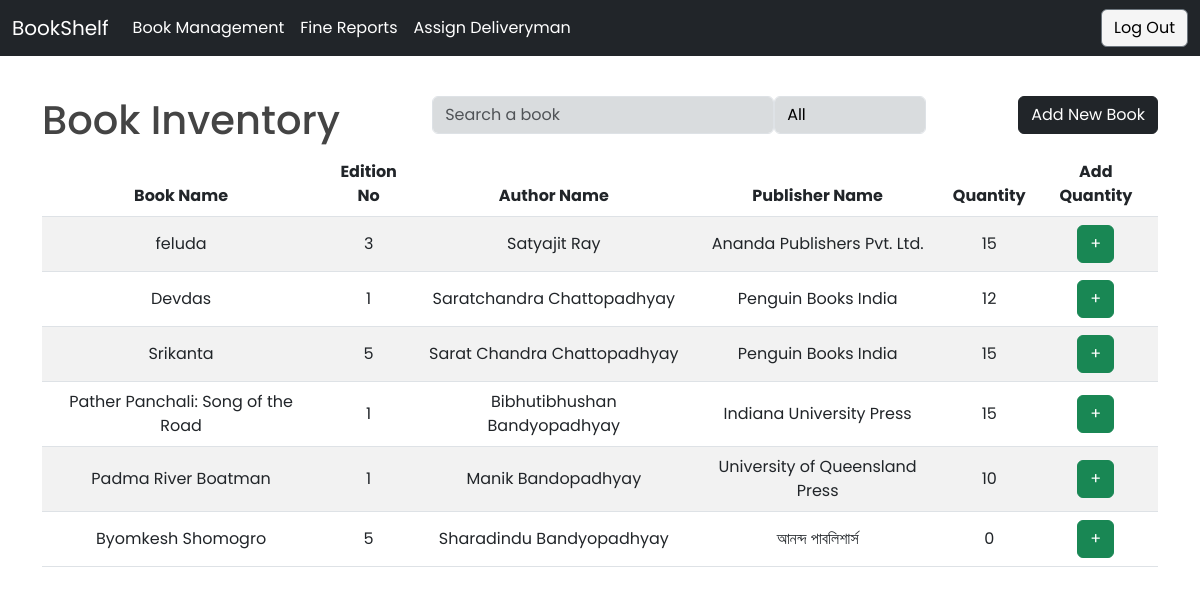
The app's page /userProfiles/admin/viewBooks/index.php (signed in) with its own data.
### tables this page shows
CREATE TABLE `book` (
  `ISBN` varchar(13) NOT NULL,
  `name` varchar(255) NOT NULL,
  `author` varchar(255) NOT NULL,
  `edition` varchar(3) NOT NULL,
  `publisher` varchar(255) NOT NULL,
  `image` varchar(100) NOT NULL
);

### userProfiles/admin/viewBooks/index.php (the view, shortened to what this page needs)
<?php
include '../../../Database/Config.php';
$sql = "SELECT * FROM book";
$result = mysqli_query($Conn, $sql);
?>
<!DOCTYPE html>
<html>
<head>
    <link href="../../../boxicons-2.1.4/css/boxicons.min.css" rel="stylesheet" />
    <link href="../../../css/bootstrap.min.css" rel="stylesheet" />
    <link href="style.css" rel="stylesheet" />
</head>
<body>
    <?php
    require 'navbar.php';
    ?>
    <div class="container">
        <div class="d-flex justify-content-between mt-4">
            <h1>Book Inventory</h1>
            <div class="d-flex justify-content-around">
                <div class="search-class">
                    <input type="text" id="search-input" class="form-control search-book" placeholder="Search a book">
                </div>
                <div>
                    <select id="filter-select" class="form-control">
                        <option value="all">All <i class='bx bx-chevron-down'></i></option>
                    </select>
                </div>
            </div>
            <a href="../addBooks/index.php" class="btn btn-dark">Add New Book</a>
        </div>
        <table id="book-table" class="table table-striped">
            <thead>
                <tr>
                    <th>Book Name</th>
                    <th>Edition No</th>
                    <th>Author Name</th>
                    <th>Publisher Name</th>
                    <th>Quantity</th>
                    <th>Add Quantity</th>
                </tr>
            </thead>
            <tbody>
                <?php
          if (mysqli_num_rows($result) > 0) {
            while($row = mysqli_fetch_assoc($result)) {
                $isbn = $row['ISBN'];
                $number_of_books_query = "SELECT count(*) as count FROM all_copies_of_books WHERE ISBN = '$isbn'";
                $number_of_books_result = mysqli_query($Conn, $number_of_books_query);
                $number_of_books_row = mysqli_fetch_assoc($number_of_books_result);
                $number_of_books = $number_of_books_row['count'];
              echo "<tr>";
              echo "<td>".$row["name"]."</td>";
              echo "<td>".$row["edition"]."</td>";
              echo "<td>".$row["author"]."</td>";
              echo "<td>".$row["publisher"]."</td>";
              echo "<td>". $number_of_books."</td>";
                echo "<td>";
                echo "<button class='btn btn-success' data-bs-toggle='modal' data-bs-target='#addQuantityModal". $isbn."'>+</button>";
                    echo "</td>";
                echo "</tr>";
                }
                } else {
                echo "<tr>
                    <td colspan='6'>No records found</td>
                </tr>";
                }
                ?>
            </tbody>
        </table>
    </div>
</body>
</html>

### userProfiles/admin/viewBooks/style.css (style rules this page uses)
body { font-family: "Poppins", sans-serif; color: #444444; }
.mt-4 { margin-top: 6rem !important; }
th { text-align: center; }
td { vertical-align: middle; text-align: center; }
.search-class { color: white !important; }
.form-control { background-color: #d9dcde !important; color: black !important; }
.btn-dark { height: fit-content !important; }

### records on screen
book: name "feluda", edition "3", author "Satyajit Ray", publisher "Ananda Publishers Pvt. Ltd.", number_of_books "15"
book: name "Devdas", edition "1", author "Saratchandra Chattopadhyay", publisher "Penguin Books India", number_of_books "12"
book: name "Srikanta", edition "5", author "Sarat Chandra Chattopadhyay", publisher "Penguin Books India", number_of_books "15"
book: name "Pather Panchali: Song of the Road", edition "1", author "Bibhutibhushan Bandyopadhyay", publisher "Indiana University Press", number_of_books "15"
book: name "Padma River Boatman", edition "1", author "Manik Bandopadhyay", publisher "University of Queensland Press", number_of_books "10"
book: name "Byomkesh Shomogro", edition "5", author "Sharadindu Bandyopadhyay", publisher "আনন্দ পাবলিশার্স", number_of_books "0"
